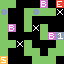

A 2D game scene composited from a Tiled map and its tileset images. What follows is a short description and the map's XML, with every tile layer's data as written:
An orthogonal 8x8 tile map with 8x8 px tiles, 1 tile layer (tiles).

<map version="1.4" tiledversion="1.4.2" orientation="orthogonal" renderorder="right-down" width="8" height="8" tilewidth="8" tileheight="8" infinite="0" nextlayerid="3" nextobjectid="1">
 <properties>
  <property name="title" value="Amelie" />
 </properties>
 <tileset firstgid="1" source="tilemap.tsx" />
 <layer id="1" name="tiles" width="8" height="8">
  <data encoding="csv">
1,1,0,0,0,5,0,2,
7,0,0,1,7,1,1,4,
1,0,0,1,0,0,0,0,
1,5,0,1,4,1,0,0,
1,0,0,0,0,1,5,6,
1,1,4,1,0,0,0,1,
1,0,0,1,1,0,1,1,
3,0,0,0,1,1,1,0
</data>
 </layer>
</map>
